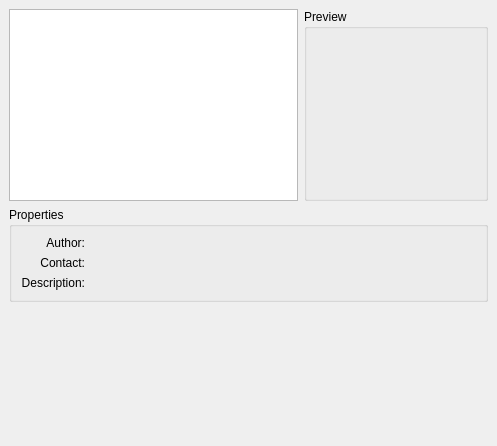
<ui version="4.0" >
 <class>KMinesThemeSelector</class>
 <widget class="QWidget" name="KMinesThemeSelector" >
  <property name="geometry" >
   <rect>
    <x>0</x>
    <y>0</y>
    <width>497</width>
    <height>446</height>
   </rect>
  </property>
  <property name="maximumSize" >
   <size>
    <width>800</width>
    <height>600</height>
   </size>
  </property>
  <property name="windowTitle" >
   <string>Form</string>
  </property>
  <layout class="QVBoxLayout" >
   <property name="spacing" >
    <number>6</number>
   </property>
   <property name="leftMargin" >
    <number>9</number>
   </property>
   <property name="topMargin" >
    <number>9</number>
   </property>
   <property name="rightMargin" >
    <number>9</number>
   </property>
   <property name="bottomMargin" >
    <number>9</number>
   </property>
   <item>
    <layout class="QHBoxLayout" >
     <property name="spacing" >
      <number>6</number>
     </property>
     <property name="leftMargin" >
      <number>0</number>
     </property>
     <property name="topMargin" >
      <number>0</number>
     </property>
     <property name="rightMargin" >
      <number>0</number>
     </property>
     <property name="bottomMargin" >
      <number>0</number>
     </property>
     <item>
      <widget class="QListWidget" name="themeList" >
       <property name="minimumSize" >
        <size>
         <width>120</width>
         <height>0</height>
        </size>
       </property>
      </widget>
     </item>
     <item>
      <widget class="QGroupBox" name="groupBox_2" >
       <property name="title" >
        <string>Preview</string>
       </property>
       <layout class="QVBoxLayout" >
        <property name="spacing" >
         <number>6</number>
        </property>
        <property name="leftMargin" >
         <number>9</number>
        </property>
        <property name="topMargin" >
         <number>9</number>
        </property>
        <property name="rightMargin" >
         <number>9</number>
        </property>
        <property name="bottomMargin" >
         <number>9</number>
        </property>
        <item>
         <widget class="QLabel" name="themePreview" >
          <property name="sizePolicy" >
           <sizepolicy vsizetype="Preferred" hsizetype="Preferred" >
            <horstretch>0</horstretch>
            <verstretch>0</verstretch>
           </sizepolicy>
          </property>
          <property name="minimumSize" >
           <size>
            <width>160</width>
            <height>120</height>
           </size>
          </property>
         </widget>
        </item>
       </layout>
      </widget>
     </item>
    </layout>
   </item>
   <item>
    <widget class="QGroupBox" name="groupBox" >
     <property name="title" >
      <string>Properties</string>
     </property>
     <layout class="QHBoxLayout" >
      <property name="spacing" >
       <number>6</number>
      </property>
      <property name="leftMargin" >
       <number>9</number>
      </property>
      <property name="topMargin" >
       <number>9</number>
      </property>
      <property name="rightMargin" >
       <number>9</number>
      </property>
      <property name="bottomMargin" >
       <number>9</number>
      </property>
      <item>
       <layout class="QVBoxLayout" >
        <property name="spacing" >
         <number>6</number>
        </property>
        <property name="leftMargin" >
         <number>0</number>
        </property>
        <property name="topMargin" >
         <number>0</number>
        </property>
        <property name="rightMargin" >
         <number>0</number>
        </property>
        <property name="bottomMargin" >
         <number>0</number>
        </property>
        <item>
         <widget class="QLabel" name="labelAuthor" >
          <property name="text" >
           <string>Author:</string>
          </property>
          <property name="alignment" >
           <set>Qt::AlignRight|Qt::AlignTrailing|Qt::AlignVCenter</set>
          </property>
         </widget>
        </item>
        <item>
         <widget class="QLabel" name="labelContact" >
          <property name="text" >
           <string>Contact:</string>
          </property>
          <property name="alignment" >
           <set>Qt::AlignRight|Qt::AlignTrailing|Qt::AlignVCenter</set>
          </property>
         </widget>
        </item>
        <item>
         <widget class="QLabel" name="labelDescription" >
          <property name="text" >
           <string>Description:</string>
          </property>
          <property name="alignment" >
           <set>Qt::AlignRight|Qt::AlignTrailing|Qt::AlignVCenter</set>
          </property>
         </widget>
        </item>
       </layout>
      </item>
      <item>
       <layout class="QVBoxLayout" >
        <property name="spacing" >
         <number>6</number>
        </property>
        <property name="leftMargin" >
         <number>0</number>
        </property>
        <property name="topMargin" >
         <number>0</number>
        </property>
        <property name="rightMargin" >
         <number>0</number>
        </property>
        <property name="bottomMargin" >
         <number>0</number>
        </property>
        <item>
         <widget class="QLabel" name="themeAuthor" >
          <property name="text" >
           <string/>
          </property>
         </widget>
        </item>
        <item>
         <widget class="QLabel" name="themeContact" >
          <property name="text" >
           <string/>
          </property>
         </widget>
        </item>
        <item>
         <widget class="QLabel" name="themeDescription" >
          <property name="text" >
           <string/>
          </property>
         </widget>
        </item>
       </layout>
      </item>
      <item>
       <spacer>
        <property name="orientation" >
         <enum>Qt::Horizontal</enum>
        </property>
        <property name="sizeHint" >
         <size>
          <width>40</width>
          <height>20</height>
         </size>
        </property>
       </spacer>
      </item>
     </layout>
    </widget>
   </item>
   <item>
    <widget class="QLineEdit" name="kcfg_Theme" >
     <property name="enabled" >
      <bool>false</bool>
     </property>
     <property name="frame" >
      <bool>false</bool>
     </property>
     <property name="readOnly" >
      <bool>false</bool>
     </property>
    </widget>
   </item>
   <item>
    <spacer>
     <property name="orientation" >
      <enum>Qt::Vertical</enum>
     </property>
     <property name="sizeHint" >
      <size>
       <width>20</width>
       <height>40</height>
      </size>
     </property>
    </spacer>
   </item>
  </layout>
 </widget>
 <resources/>
 <connections/>
</ui>
